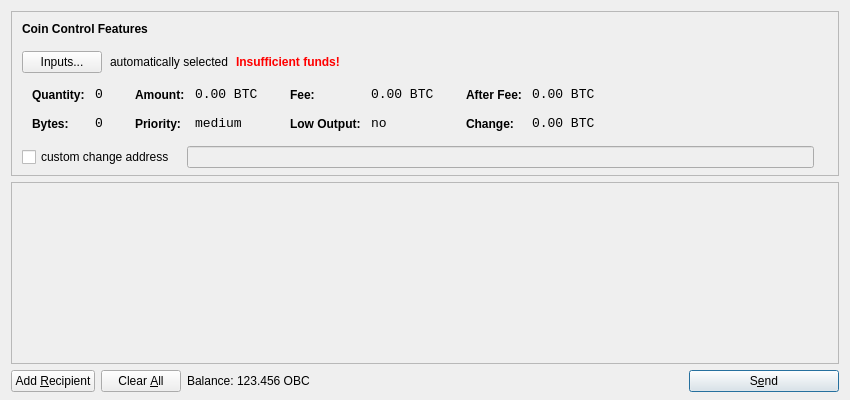
<?xml version="1.0" encoding="UTF-8"?>
<ui version="4.0">
 <class>SendCoinsDialog</class>
 <widget class="QDialog" name="SendCoinsDialog">
  <property name="geometry">
   <rect>
    <x>0</x>
    <y>0</y>
    <width>850</width>
    <height>400</height>
   </rect>
  </property>
  <property name="windowTitle">
   <string>Send Coins</string>
  </property>
  <layout class="QVBoxLayout" name="verticalLayout" stretch="0,1,0">
   <property name="bottomMargin">
    <number>8</number>
   </property>
   <item>
    <widget class="QFrame" name="frameCoinControl">
     <property name="sizePolicy">
      <sizepolicy hsizetype="Expanding" vsizetype="Expanding">
       <horstretch>0</horstretch>
       <verstretch>0</verstretch>
      </sizepolicy>
     </property>
     <property name="maximumSize">
      <size>
       <width>16777215</width>
       <height>16777215</height>
      </size>
     </property>
     <property name="frameShape">
      <enum>QFrame::StyledPanel</enum>
     </property>
     <property name="frameShadow">
      <enum>QFrame::Sunken</enum>
     </property>
     <layout class="QVBoxLayout" name="verticalLayoutCoinControl2">
      <property name="spacing">
       <number>-1</number>
      </property>
      <property name="leftMargin">
       <number>0</number>
      </property>
      <property name="topMargin">
       <number>0</number>
      </property>
      <property name="rightMargin">
       <number>0</number>
      </property>
      <property name="bottomMargin">
       <number>6</number>
      </property>
      <item>
       <layout class="QVBoxLayout" name="verticalLayoutCoinControl" stretch="0,0,0,0,1">
        <property name="spacing">
         <number>0</number>
        </property>
        <property name="leftMargin">
         <number>10</number>
        </property>
        <property name="topMargin">
         <number>10</number>
        </property>
        <item>
         <layout class="QHBoxLayout" name="horizontalLayoutCoinControl1">
          <property name="bottomMargin">
           <number>15</number>
          </property>
          <item>
           <widget class="QLabel" name="labelCoinControlFeatures">
            <property name="sizePolicy">
             <sizepolicy hsizetype="Preferred" vsizetype="Maximum">
              <horstretch>0</horstretch>
              <verstretch>0</verstretch>
             </sizepolicy>
            </property>
            <property name="font">
             <font>
              <weight>75</weight>
              <bold>true</bold>
             </font>
            </property>
            <property name="styleSheet">
             <string notr="true">font-weight:bold;</string>
            </property>
            <property name="text">
             <string>Coin Control Features</string>
            </property>
           </widget>
          </item>
         </layout>
        </item>
        <item>
         <layout class="QHBoxLayout" name="horizontalLayoutCoinControl2" stretch="0,0,0,0">
          <property name="spacing">
           <number>8</number>
          </property>
          <property name="bottomMargin">
           <number>10</number>
          </property>
          <item>
           <widget class="QPushButton" name="pushButtonCoinControl">
            <property name="styleSheet">
             <string notr="true"/>
            </property>
            <property name="text">
             <string>Inputs...</string>
            </property>
           </widget>
          </item>
          <item>
           <widget class="QLabel" name="labelCoinControlAutomaticallySelected">
            <property name="text">
             <string>automatically selected</string>
            </property>
            <property name="margin">
             <number>5</number>
            </property>
           </widget>
          </item>
          <item>
           <widget class="QLabel" name="labelCoinControlInsuffFunds">
            <property name="font">
             <font>
              <weight>75</weight>
              <bold>true</bold>
             </font>
            </property>
            <property name="styleSheet">
             <string notr="true">color:red;font-weight:bold;</string>
            </property>
            <property name="text">
             <string>Insufficient funds!</string>
            </property>
            <property name="margin">
             <number>5</number>
            </property>
           </widget>
          </item>
          <item>
           <spacer name="horizontalSpacerCoinControl">
            <property name="orientation">
             <enum>Qt::Horizontal</enum>
            </property>
            <property name="sizeHint" stdset="0">
             <size>
              <width>40</width>
              <height>1</height>
             </size>
            </property>
           </spacer>
          </item>
         </layout>
        </item>
        <item>
         <widget class="QWidget" name="widgetCoinControl" native="true">
          <property name="sizePolicy">
           <sizepolicy hsizetype="Preferred" vsizetype="Preferred">
            <horstretch>0</horstretch>
            <verstretch>0</verstretch>
           </sizepolicy>
          </property>
          <property name="minimumSize">
           <size>
            <width>0</width>
            <height>0</height>
           </size>
          </property>
          <property name="styleSheet">
           <string notr="true"/>
          </property>
          <layout class="QHBoxLayout" name="horizontalLayoutCoinControl5">
           <property name="margin">
            <number>0</number>
           </property>
           <item>
            <layout class="QHBoxLayout" name="horizontalLayoutCoinControl3" stretch="0,0,0,1">
             <property name="spacing">
              <number>20</number>
             </property>
             <property name="topMargin">
              <number>0</number>
             </property>
             <property name="bottomMargin">
              <number>10</number>
             </property>
             <item>
              <layout class="QFormLayout" name="formLayoutCoinControl1">
               <property name="horizontalSpacing">
                <number>10</number>
               </property>
               <property name="verticalSpacing">
                <number>14</number>
               </property>
               <property name="leftMargin">
                <number>10</number>
               </property>
               <property name="topMargin">
                <number>4</number>
               </property>
               <property name="rightMargin">
                <number>6</number>
               </property>
               <item row="0" column="0">
                <widget class="QLabel" name="labelCoinControlQuantityText">
                 <property name="styleSheet">
                  <string notr="true">font-weight:bold;</string>
                 </property>
                 <property name="text">
                  <string>Quantity:</string>
                 </property>
                 <property name="margin">
                  <number>0</number>
                 </property>
                </widget>
               </item>
               <item row="0" column="1">
                <widget class="QLabel" name="labelCoinControlQuantity">
                 <property name="font">
                  <font>
                   <family>Monospace</family>
                   <pointsize>10</pointsize>
                  </font>
                 </property>
                 <property name="cursor">
                  <cursorShape>IBeamCursor</cursorShape>
                 </property>
                 <property name="contextMenuPolicy">
                  <enum>Qt::ActionsContextMenu</enum>
                 </property>
                 <property name="text">
                  <string notr="true">0</string>
                 </property>
                 <property name="margin">
                  <number>0</number>
                 </property>
                 <property name="textInteractionFlags">
                  <set>Qt::LinksAccessibleByMouse|Qt::TextSelectableByKeyboard|Qt::TextSelectableByMouse</set>
                 </property>
                </widget>
               </item>
               <item row="1" column="0">
                <widget class="QLabel" name="labelCoinControlBytesText">
                 <property name="styleSheet">
                  <string notr="true">font-weight:bold;</string>
                 </property>
                 <property name="text">
                  <string>Bytes:</string>
                 </property>
                </widget>
               </item>
               <item row="1" column="1">
                <widget class="QLabel" name="labelCoinControlBytes">
                 <property name="font">
                  <font>
                   <family>Monospace</family>
                   <pointsize>10</pointsize>
                  </font>
                 </property>
                 <property name="cursor">
                  <cursorShape>IBeamCursor</cursorShape>
                 </property>
                 <property name="contextMenuPolicy">
                  <enum>Qt::ActionsContextMenu</enum>
                 </property>
                 <property name="text">
                  <string notr="true">0</string>
                 </property>
                 <property name="textInteractionFlags">
                  <set>Qt::LinksAccessibleByMouse|Qt::TextSelectableByKeyboard|Qt::TextSelectableByMouse</set>
                 </property>
                </widget>
               </item>
              </layout>
             </item>
             <item>
              <layout class="QFormLayout" name="formLayoutCoinControl2">
               <property name="horizontalSpacing">
                <number>10</number>
               </property>
               <property name="verticalSpacing">
                <number>14</number>
               </property>
               <property name="leftMargin">
                <number>6</number>
               </property>
               <property name="topMargin">
                <number>4</number>
               </property>
               <property name="rightMargin">
                <number>6</number>
               </property>
               <item row="0" column="0">
                <widget class="QLabel" name="labelCoinControlAmountText">
                 <property name="styleSheet">
                  <string notr="true">font-weight:bold;</string>
                 </property>
                 <property name="text">
                  <string>Amount:</string>
                 </property>
                 <property name="margin">
                  <number>0</number>
                 </property>
                </widget>
               </item>
               <item row="0" column="1">
                <widget class="QLabel" name="labelCoinControlAmount">
                 <property name="font">
                  <font>
                   <family>Monospace</family>
                   <pointsize>10</pointsize>
                  </font>
                 </property>
                 <property name="cursor">
                  <cursorShape>IBeamCursor</cursorShape>
                 </property>
                 <property name="contextMenuPolicy">
                  <enum>Qt::ActionsContextMenu</enum>
                 </property>
                 <property name="text">
                  <string notr="true">0.00 BTC</string>
                 </property>
                 <property name="textInteractionFlags">
                  <set>Qt::LinksAccessibleByMouse|Qt::TextSelectableByKeyboard|Qt::TextSelectableByMouse</set>
                 </property>
                </widget>
               </item>
               <item row="1" column="0">
                <widget class="QLabel" name="labelCoinControlPriorityText">
                 <property name="styleSheet">
                  <string notr="true">font-weight:bold;</string>
                 </property>
                 <property name="text">
                  <string>Priority:</string>
                 </property>
                </widget>
               </item>
               <item row="1" column="1">
                <widget class="QLabel" name="labelCoinControlPriority">
                 <property name="font">
                  <font>
                   <family>Monospace</family>
                   <pointsize>10</pointsize>
                  </font>
                 </property>
                 <property name="cursor">
                  <cursorShape>IBeamCursor</cursorShape>
                 </property>
                 <property name="contextMenuPolicy">
                  <enum>Qt::ActionsContextMenu</enum>
                 </property>
                 <property name="text">
                  <string>medium</string>
                 </property>
                 <property name="textInteractionFlags">
                  <set>Qt::LinksAccessibleByMouse|Qt::TextSelectableByKeyboard|Qt::TextSelectableByMouse</set>
                 </property>
                </widget>
               </item>
              </layout>
             </item>
             <item>
              <layout class="QFormLayout" name="formLayoutCoinControl3">
               <property name="horizontalSpacing">
                <number>10</number>
               </property>
               <property name="verticalSpacing">
                <number>14</number>
               </property>
               <property name="leftMargin">
                <number>6</number>
               </property>
               <property name="topMargin">
                <number>4</number>
               </property>
               <property name="rightMargin">
                <number>6</number>
               </property>
               <item row="0" column="0">
                <widget class="QLabel" name="labelCoinControlFeeText">
                 <property name="styleSheet">
                  <string notr="true">font-weight:bold;</string>
                 </property>
                 <property name="text">
                  <string>Fee:</string>
                 </property>
                 <property name="margin">
                  <number>0</number>
                 </property>
                </widget>
               </item>
               <item row="0" column="1">
                <widget class="QLabel" name="labelCoinControlFee">
                 <property name="font">
                  <font>
                   <family>Monospace</family>
                   <pointsize>10</pointsize>
                  </font>
                 </property>
                 <property name="cursor">
                  <cursorShape>IBeamCursor</cursorShape>
                 </property>
                 <property name="contextMenuPolicy">
                  <enum>Qt::ActionsContextMenu</enum>
                 </property>
                 <property name="text">
                  <string notr="true">0.00 BTC</string>
                 </property>
                 <property name="textInteractionFlags">
                  <set>Qt::LinksAccessibleByMouse|Qt::TextSelectableByKeyboard|Qt::TextSelectableByMouse</set>
                 </property>
                </widget>
               </item>
               <item row="1" column="0">
                <widget class="QLabel" name="labelCoinControlLowOutputText">
                 <property name="styleSheet">
                  <string notr="true">font-weight:bold;</string>
                 </property>
                 <property name="text">
                  <string>Low Output:</string>
                 </property>
                </widget>
               </item>
               <item row="1" column="1">
                <widget class="QLabel" name="labelCoinControlLowOutput">
                 <property name="font">
                  <font>
                   <family>Monospace</family>
                   <pointsize>10</pointsize>
                  </font>
                 </property>
                 <property name="cursor">
                  <cursorShape>IBeamCursor</cursorShape>
                 </property>
                 <property name="contextMenuPolicy">
                  <enum>Qt::ActionsContextMenu</enum>
                 </property>
                 <property name="text">
                  <string>no</string>
                 </property>
                 <property name="textInteractionFlags">
                  <set>Qt::LinksAccessibleByMouse|Qt::TextSelectableByKeyboard|Qt::TextSelectableByMouse</set>
                 </property>
                </widget>
               </item>
              </layout>
             </item>
             <item>
              <layout class="QFormLayout" name="formLayoutCoinControl4">
               <property name="horizontalSpacing">
                <number>10</number>
               </property>
               <property name="verticalSpacing">
                <number>14</number>
               </property>
               <property name="leftMargin">
                <number>6</number>
               </property>
               <property name="topMargin">
                <number>4</number>
               </property>
               <property name="rightMargin">
                <number>6</number>
               </property>
               <item row="0" column="0">
                <widget class="QLabel" name="labelCoinControlAfterFeeText">
                 <property name="styleSheet">
                  <string notr="true">font-weight:bold;</string>
                 </property>
                 <property name="text">
                  <string>After Fee:</string>
                 </property>
                 <property name="margin">
                  <number>0</number>
                 </property>
                </widget>
               </item>
               <item row="0" column="1">
                <widget class="QLabel" name="labelCoinControlAfterFee">
                 <property name="font">
                  <font>
                   <family>Monospace</family>
                   <pointsize>10</pointsize>
                  </font>
                 </property>
                 <property name="cursor">
                  <cursorShape>IBeamCursor</cursorShape>
                 </property>
                 <property name="contextMenuPolicy">
                  <enum>Qt::ActionsContextMenu</enum>
                 </property>
                 <property name="text">
                  <string notr="true">0.00 BTC</string>
                 </property>
                 <property name="textInteractionFlags">
                  <set>Qt::LinksAccessibleByMouse|Qt::TextSelectableByKeyboard|Qt::TextSelectableByMouse</set>
                 </property>
                </widget>
               </item>
               <item row="1" column="0">
                <widget class="QLabel" name="labelCoinControlChangeText">
                 <property name="styleSheet">
                  <string notr="true">font-weight:bold;</string>
                 </property>
                 <property name="text">
                  <string>Change:</string>
                 </property>
                </widget>
               </item>
               <item row="1" column="1">
                <widget class="QLabel" name="labelCoinControlChange">
                 <property name="font">
                  <font>
                   <family>Monospace</family>
                   <pointsize>10</pointsize>
                  </font>
                 </property>
                 <property name="cursor">
                  <cursorShape>IBeamCursor</cursorShape>
                 </property>
                 <property name="contextMenuPolicy">
                  <enum>Qt::ActionsContextMenu</enum>
                 </property>
                 <property name="text">
                  <string notr="true">0.00 BTC</string>
                 </property>
                 <property name="textInteractionFlags">
                  <set>Qt::LinksAccessibleByMouse|Qt::TextSelectableByKeyboard|Qt::TextSelectableByMouse</set>
                 </property>
                </widget>
               </item>
              </layout>
             </item>
            </layout>
           </item>
          </layout>
         </widget>
        </item>
        <item>
         <layout class="QHBoxLayout" name="horizontalLayoutCoinControl4" stretch="0,0,0">
          <property name="spacing">
           <number>12</number>
          </property>
          <property name="sizeConstraint">
           <enum>QLayout::SetDefaultConstraint</enum>
          </property>
          <property name="topMargin">
           <number>5</number>
          </property>
          <property name="rightMargin">
           <number>5</number>
          </property>
          <item>
           <widget class="QCheckBox" name="checkBoxCoinControlChange">
            <property name="text">
             <string>custom change address</string>
            </property>
           </widget>
          </item>
          <item>
           <widget class="QLineEdit" name="lineEditCoinControlChange">
            <property name="enabled">
             <bool>false</bool>
            </property>
            <property name="sizePolicy">
             <sizepolicy hsizetype="Expanding" vsizetype="Fixed">
              <horstretch>0</horstretch>
              <verstretch>0</verstretch>
             </sizepolicy>
            </property>
           </widget>
          </item>
          <item>
           <widget class="QLabel" name="labelCoinControlChangeLabel">
            <property name="sizePolicy">
             <sizepolicy hsizetype="Preferred" vsizetype="Expanding">
              <horstretch>0</horstretch>
              <verstretch>0</verstretch>
             </sizepolicy>
            </property>
            <property name="minimumSize">
             <size>
              <width>0</width>
              <height>0</height>
             </size>
            </property>
            <property name="text">
             <string/>
            </property>
            <property name="margin">
             <number>3</number>
            </property>
           </widget>
          </item>
         </layout>
        </item>
        <item>
         <spacer name="verticalSpacerCoinControl">
          <property name="orientation">
           <enum>Qt::Vertical</enum>
          </property>
          <property name="sizeHint" stdset="0">
           <size>
            <width>800</width>
            <height>1</height>
           </size>
          </property>
         </spacer>
        </item>
       </layout>
      </item>
     </layout>
    </widget>
   </item>
   <item>
    <widget class="QScrollArea" name="scrollArea">
     <property name="widgetResizable">
      <bool>true</bool>
     </property>
     <widget class="QWidget" name="scrollAreaWidgetContents">
      <property name="geometry">
       <rect>
        <x>0</x>
        <y>0</y>
        <width>830</width>
        <height>165</height>
       </rect>
      </property>
      <layout class="QVBoxLayout" name="verticalLayout_2">
       <property name="margin">
        <number>0</number>
       </property>
       <item>
        <layout class="QVBoxLayout" name="entries">
         <property name="spacing">
          <number>6</number>
         </property>
        </layout>
       </item>
       <item>
        <spacer name="verticalSpacer">
         <property name="orientation">
          <enum>Qt::Vertical</enum>
         </property>
         <property name="sizeHint" stdset="0">
          <size>
           <width>20</width>
           <height>40</height>
          </size>
         </property>
        </spacer>
       </item>
      </layout>
     </widget>
    </widget>
   </item>
   <item>
    <layout class="QHBoxLayout" name="horizontalLayout">
     <item>
      <widget class="QPushButton" name="addButton">
       <property name="toolTip">
        <string>Send to multiple recipients at once</string>
       </property>
       <property name="text">
        <string>Add &amp;Recipient</string>
       </property>
       <property name="icon">
        <iconset resource="../bitcoin.qrc">
         <normaloff>:/icons/add</normaloff>:/icons/add</iconset>
       </property>
       <property name="autoDefault">
        <bool>false</bool>
       </property>
      </widget>
     </item>
     <item>
      <widget class="QPushButton" name="clearButton">
       <property name="sizePolicy">
        <sizepolicy hsizetype="Minimum" vsizetype="Fixed">
         <horstretch>0</horstretch>
         <verstretch>0</verstretch>
        </sizepolicy>
       </property>
       <property name="toolTip">
        <string>Remove all transaction fields</string>
       </property>
       <property name="text">
        <string>Clear &amp;All</string>
       </property>
       <property name="icon">
        <iconset resource="../bitcoin.qrc">
         <normaloff>:/icons/remove</normaloff>:/icons/remove</iconset>
       </property>
       <property name="autoRepeatDelay">
        <number>300</number>
       </property>
       <property name="autoDefault">
        <bool>false</bool>
       </property>
      </widget>
     </item>
     <item>
      <layout class="QHBoxLayout" name="horizontalLayout_2">
       <property name="spacing">
        <number>3</number>
       </property>
       <item>
        <widget class="QLabel" name="label">
         <property name="text">
          <string>Balance:</string>
         </property>
        </widget>
       </item>
       <item>
        <widget class="QLabel" name="labelBalance">
         <property name="cursor">
          <cursorShape>IBeamCursor</cursorShape>
         </property>
         <property name="text">
          <string>123.456 OBC</string>
         </property>
         <property name="textInteractionFlags">
          <set>Qt::LinksAccessibleByMouse|Qt::TextSelectableByKeyboard|Qt::TextSelectableByMouse</set>
         </property>
        </widget>
       </item>
      </layout>
     </item>
     <item>
      <spacer name="horizontalSpacer">
       <property name="orientation">
        <enum>Qt::Horizontal</enum>
       </property>
       <property name="sizeHint" stdset="0">
        <size>
         <width>40</width>
         <height>20</height>
        </size>
       </property>
      </spacer>
     </item>
     <item>
      <widget class="QPushButton" name="sendButton">
       <property name="minimumSize">
        <size>
         <width>150</width>
         <height>0</height>
        </size>
       </property>
       <property name="toolTip">
        <string>Confirm the send action</string>
       </property>
       <property name="text">
        <string>S&amp;end</string>
       </property>
       <property name="icon">
        <iconset resource="../bitcoin.qrc">
         <normaloff>:/icons/send</normaloff>:/icons/send</iconset>
       </property>
       <property name="default">
        <bool>true</bool>
       </property>
      </widget>
     </item>
    </layout>
   </item>
  </layout>
 </widget>
 <resources>
  <include location="../bitcoin.qrc"/>
 </resources>
 <connections/>
</ui>
